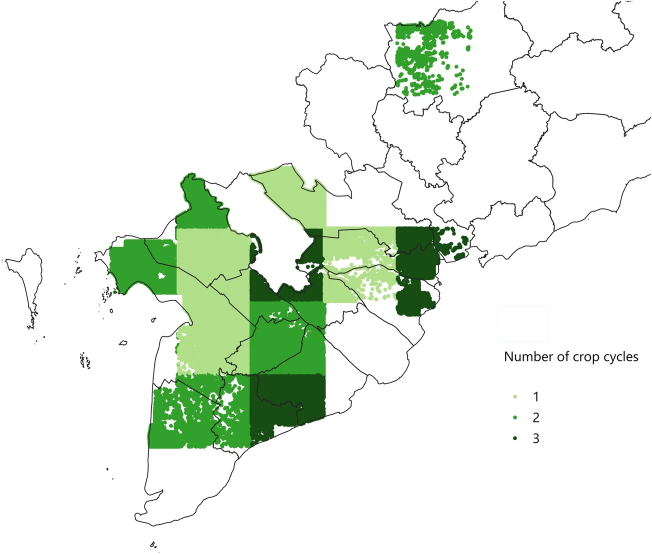
#> input picture tools/fig1/fig1.png, 1304 x 1109 px (shown at 1/2 size)
$ python georef_any.py fig1.png fig1.png
#> lines starting #> are read from the running program, lines starting #| are printed output that depends on the picture; after the words box and inside, x2 and y2 are one past the last pixel; in counts of white or black regions, pixels touching at a corner belong together
"""Fit a lon/lat-to-pixel transform for the published Fig. 1 by matching Natural Earth province
boundaries to the black boundary lines in the image (chamfer matching)."""
import json, sys
import numpy as np
from PIL import Image
from scipy import ndimage, optimize

im = np.asarray(Image.open('fig1.png').convert('RGB')).astype(int)
H, W, _ = im.shape
#> H = 1109; W = 1304
r, g, b = im[..., 0], im[..., 1], im[..., 2]
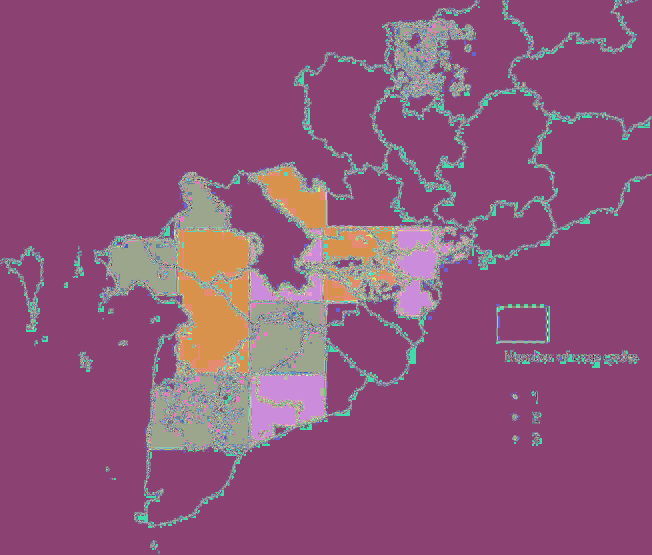
#> r: shape (1109, 1304) int64 (shown at 1/2 size); 256 distinct labels, from 0 to 255; one colour per label, 0 black
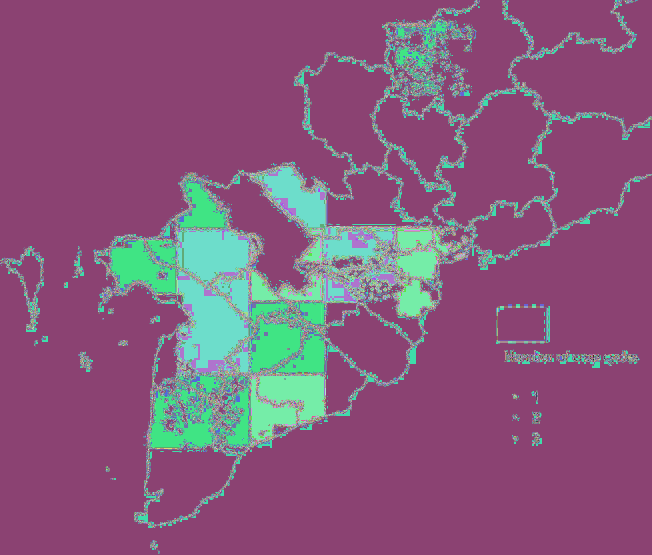
#> g: shape (1109, 1304) int64 (shown at 1/2 size); 256 distinct labels, from 0 to 255; one colour per label, 0 black
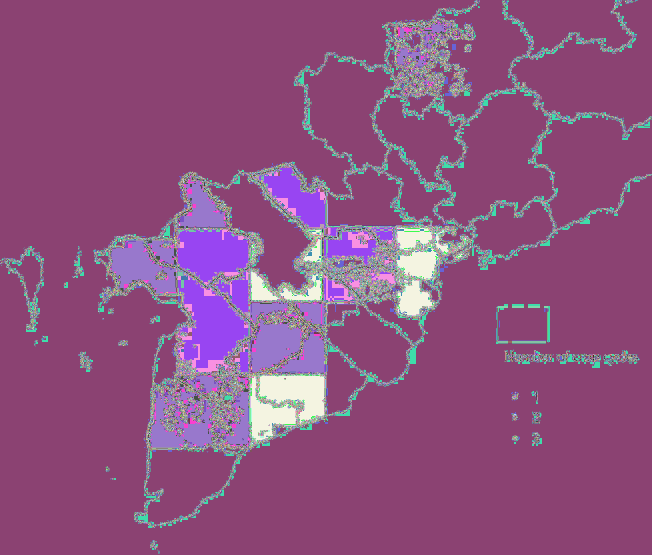
#> b: shape (1109, 1304) int64 (shown at 1/2 size); 256 distinct labels, from 0 to 255; one colour per label, 0 black
lines = (r < 90) & (g < 90) & (b < 90)
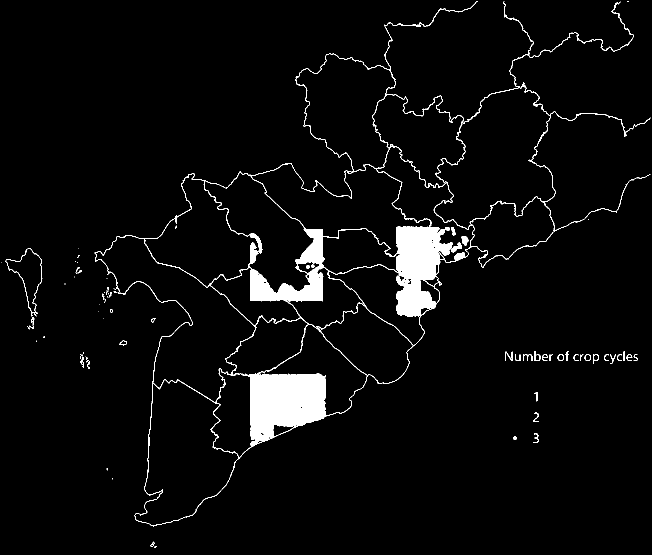
#> lines: shape (1109, 1304) bool (shown at 1/2 size); 3.9% white; 89 white regions (50 under 20 px), largest, box (x1, y1, x2, y2) and area: (189, 3, 1301, 1053) 54087, (11, 496, 85, 633) 474, (902, 485, 924, 505) 208
lines[560:920, 960:] = False                 # legend
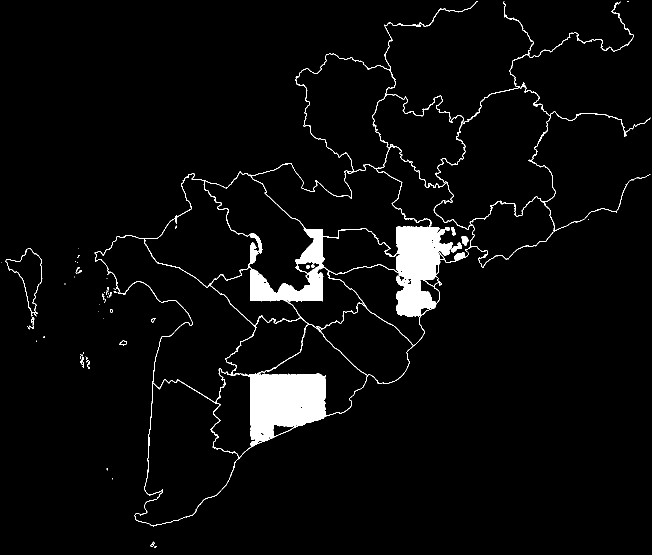
#> lines: shape (1109, 1304) bool (shown at 1/2 size); 3.9% white; 67 white regions (50 under 20 px), largest, box (x1, y1, x2, y2) and area: (189, 3, 1301, 1053) 54087, (11, 496, 85, 633) 474, (902, 485, 924, 505) 208
dt = ndimage.distance_transform_edt(~lines)
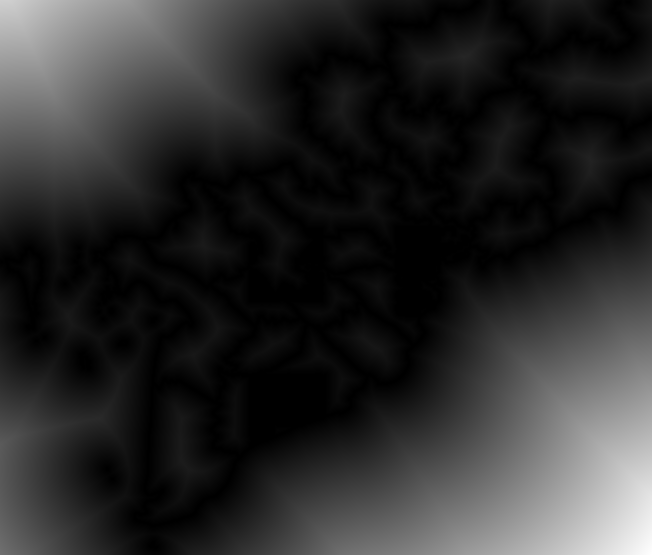
#> dt: shape (1109, 1304) float64 (shown at 1/2 size); min 0, max 613, mean 104.4; drawn with min black and max white

def rings(geom):
    polys = geom['coordinates'] if geom['type'] == 'MultiPolygon' else [geom['coordinates']]
    for poly in polys:
        for ring in poly:
            yield np.asarray(ring, float)[:, :2]

pts = []
#> (the run stopped early here; a loop or call above may not have finished)
